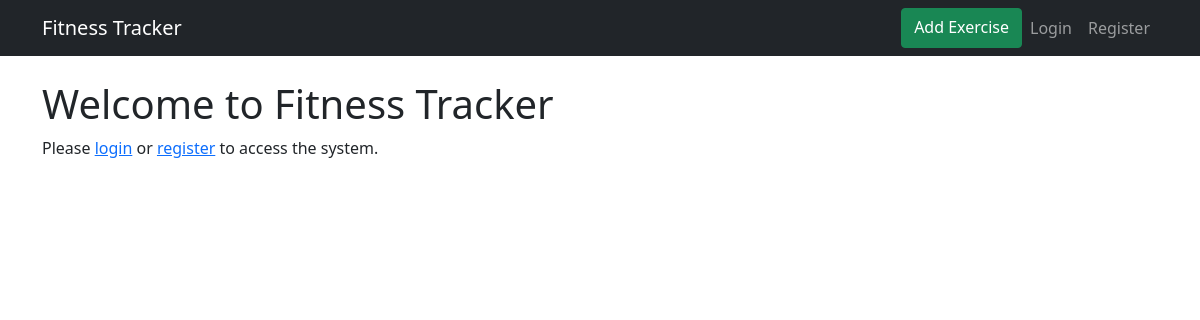
Before: / with the older database file.
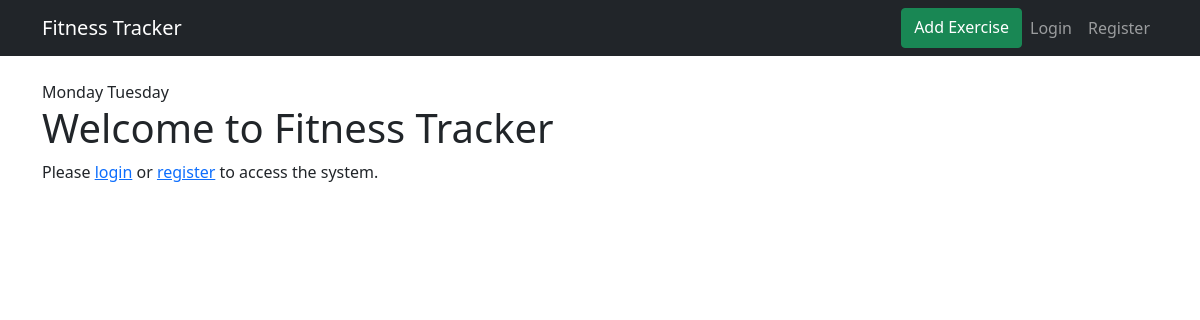
After: the same page with the newer database file.
### fitness/models.py (models this page shows, shortened)
class WorkoutRoutine(models.Model):
    name = models.CharField(max_length=100)
    exercises = models.ManyToManyField(Exercise)
    created_by = models.ForeignKey(User, on_delete=models.CASCADE)
    created_at = models.DateTimeField(auto_now_add=True)
    updated_at = models.DateTimeField(auto_now=True)

### fitness/views.py (the view)
# urls.py: path('', views.home, name='home'),
def home(request):
    workouts = WorkoutRoutine.objects.all()[:5]  # Get first 5 workouts
    return render(request, 'fitness/home.html', {'workouts': workouts})

### fitness/templates/fitness/home.html
{% extends 'base.html' %}
{% block content %}
{% for workout in workouts %}
  {{ workout.name }}
{% endfor %}
<h1>Welcome to Fitness Tracker</h1>
{% if user.is_authenticated %}
    <p>Hello, {{ user.username }}! You are logged in as {{ user.get_role_display }}.</p>
    <div class="row">
        <div class="col-md-4">
            <div class="card">
                <div class="card-body">
                    <h5 class="card-title">Workout Categories</h5>
                    <a href="{% url 'category_list' %}" class="btn btn-primary">View</a>
                </div>
            </div>
        </div>
    </div>
{% else %}
    <p>Please <a href="{% url 'login' %}">login</a> or <a href="{% url 'register' %}">register</a> to access the system.</p>
{% endif %}
{% endblock %}

Changed rows visible on the page:
added WorkoutRoutine: name "Monday"
added WorkoutRoutine: name "Tuesday"
